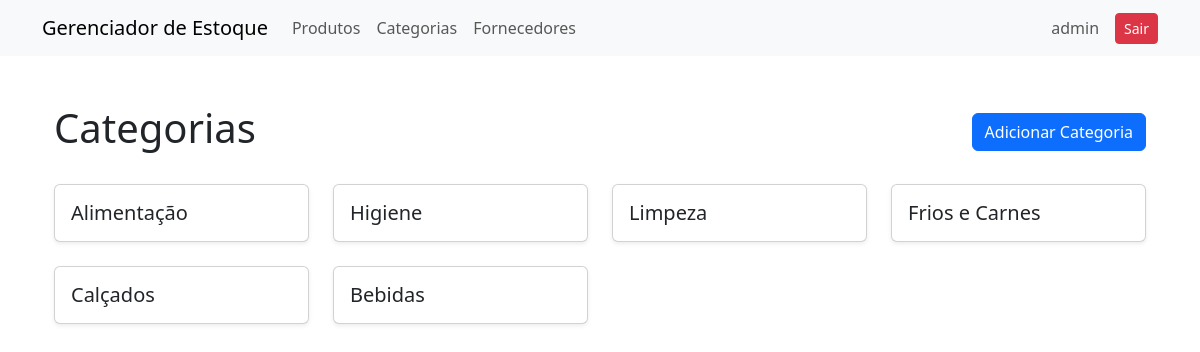
The app's page /estoque/categorias/ (signed in), older data.
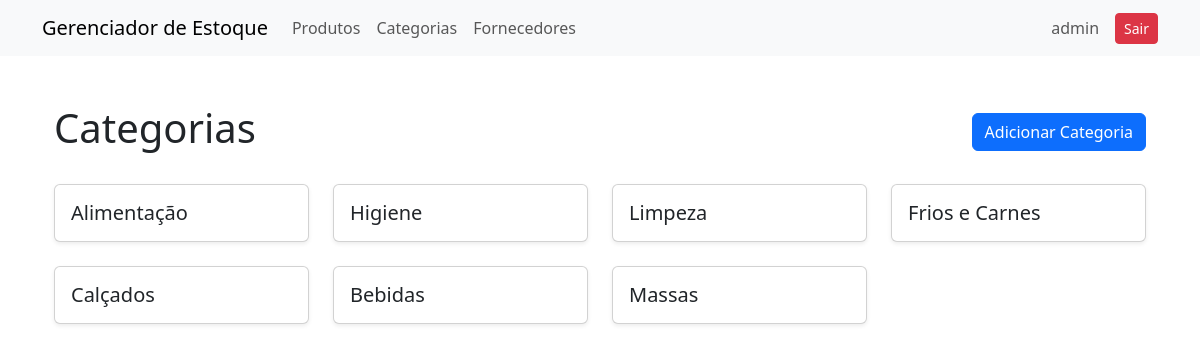
The same page, newer data.
### estoque/models.py (models this page shows)
class Categoria(models.Model):
    nome = models.CharField(max_length=250, unique=True)
    def __str__(self):
        return self.nome

### estoque/views/categorias.py (the view)
# urls.py: path('categorias/', CategoriaListView.as_view(), name="categorias"),
class CategoriaListView(LoginRequiredMixin, ListView):
    model = Categoria
    template_name = "categoria.html"
    context_object_name = 'categorias'

### estoque/templates/categoria.html (shortened to what this page needs)
{% extends 'base.html' %}
{% block content %}
<div class="container my-5">
    <div class="d-flex align-items-center justify-content-between mb-4">
        <h1>Categorias</h1>
        <div>
            <a class="btn btn-primary" href="{% url 'categoria-create' %}" role="button" style="height: min-content;">Adicionar Categoria</a>
        </div>
    </div>
    <div class="row row-cols-1 row-cols-sm-2 row-cols-md-3 row-cols-lg-4 g-4">
        {% for categoria in categorias %}
        <div class="col">
            <div class="card h-100 shadow-sm">
                <div class="card-body">
                    <h5 class="card-title mb-0">{{categoria}}</h5>
                </div>
            </div>
        </div>
        {% endfor %}
    </div>
</div>
{% endblock %}

Row changes from the older to the newer data that the page shows:
added Categoria: nome "Massas"
